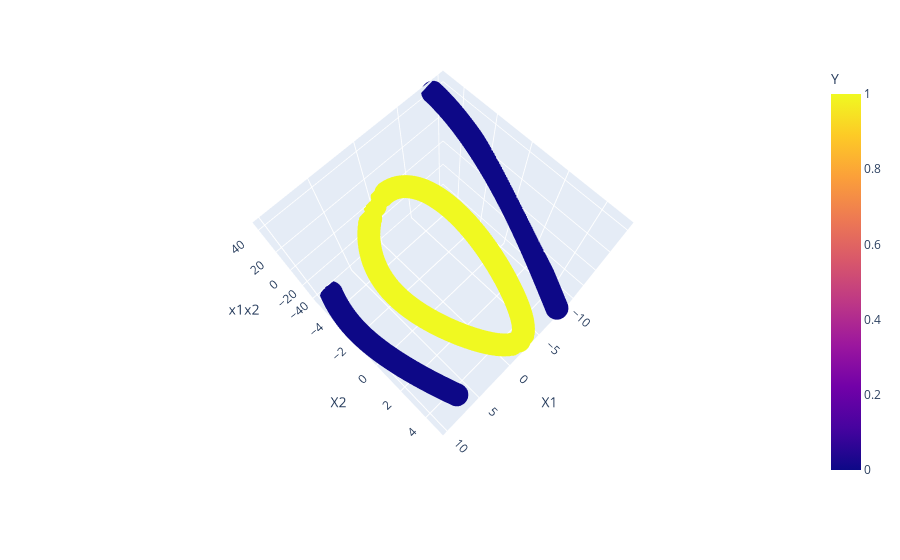

Notebook source saved alongside this figure:
### Code cell
import plotly.express as px
fig=px.scatter_3d(df,x='X1',y='X2',z='x1x2', color='Y')

fig.show()

### Figure 1 — Plotly figure (JSON) as saved in the notebook; plotly's stock layout.template omitted (floating-point values rounded to 4 significant figures; data arrays with more than 128 entries replaced by an {"elided": "..."} marker saying what was removed)
{"data": [{"hovertemplate": "X1=%{x}<br>X2=%{y}<br>x1x2=%{z}<br>Y=%{marker.color}<extra></extra>", "legendgroup": "", "marker": {"color": {"elided": "400 int values"}, "coloraxis": "coloraxis", "symbol": "circle"}, "mode": "markers", "name": "", "scene": "scene", "showlegend": false, "type": "scatter3d", "x": {"elided": "400 float values"}, "y": {"elided": "400 float values"}, "z": {"elided": "400 float values"}}], "layout": {"autosize": true, "coloraxis": {"colorbar": {"title": {"text": "Y"}}, "colorscale": [[0, "#0d0887"], [0.1111, "#46039f"], [0.2222, "#7201a8"], [0.3333, "#9c179e"], [0.4444, "#bd3786"], [0.5556, "#d8576b"], [0.6667, "#ed7953"], [0.7778, "#fb9f3a"], [0.8889, "#fdca26"], [1, "#f0f921"]]}, "legend": {"tracegroupgap": 0}, "margin": {"t": 60}, "scene": {"aspectmode": "auto", "aspectratio": {"x": 1, "y": 1, "z": 1}, "camera": {"center": {"x": 0, "y": 0, "z": 0}, "eye": {"x": 0.5855, "y": 0.5855, "z": 2.199}, "projection": {"type": "perspective"}, "up": {"x": 0, "y": 0, "z": 1}}, "domain": {"x": [0, 1], "y": [0, 1]}, "xaxis": {"title": {"text": "X1"}, "type": "linear"}, "yaxis": {"title": {"text": "X2"}, "type": "linear"}, "zaxis": {"title": {"text": "x1x2"}, "type": "linear"}}}}
